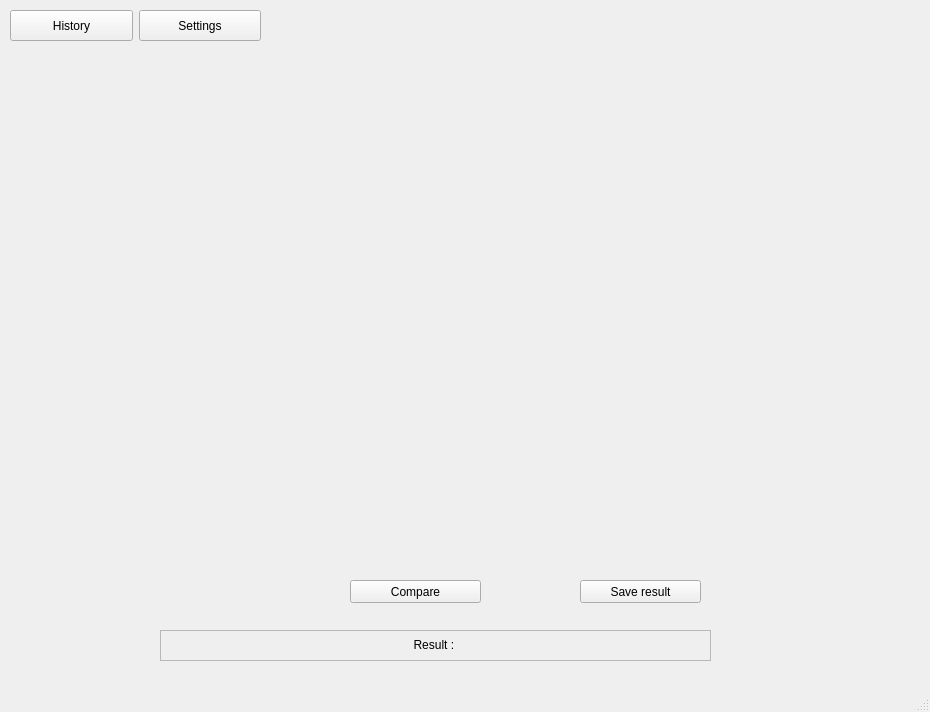
<?xml version="1.0" encoding="UTF-8"?>
<ui version="4.0">
 <class>MainWindow</class>
 <widget class="QMainWindow" name="MainWindow">
  <property name="geometry">
   <rect>
    <x>0</x>
    <y>0</y>
    <width>930</width>
    <height>712</height>
   </rect>
  </property>
  <property name="windowTitle">
   <string>MainWindow</string>
  </property>
  <widget class="QWidget" name="centralwidget">
   <widget class="QPushButton" name="compare_text_btn">
    <property name="geometry">
     <rect>
      <x>350</x>
      <y>580</y>
      <width>131</width>
      <height>23</height>
     </rect>
    </property>
    <property name="text">
     <string>Compare</string>
    </property>
   </widget>
   <widget class="QLabel" name="result_label">
    <property name="geometry">
     <rect>
      <x>160</x>
      <y>630</y>
      <width>551</width>
      <height>31</height>
     </rect>
    </property>
    <property name="focusPolicy">
     <enum>Qt::ClickFocus</enum>
    </property>
    <property name="layoutDirection">
     <enum>Qt::RightToLeft</enum>
    </property>
    <property name="frameShape">
     <enum>QFrame::StyledPanel</enum>
    </property>
    <property name="frameShadow">
     <enum>QFrame::Plain</enum>
    </property>
    <property name="lineWidth">
     <number>-1</number>
    </property>
    <property name="text">
     <string>Result : </string>
    </property>
    <property name="alignment">
     <set>Qt::AlignCenter</set>
    </property>
   </widget>
   <widget class="QWidget" name="horizontalLayoutWidget">
    <property name="geometry">
     <rect>
      <x>10</x>
      <y>60</y>
      <width>861</width>
      <height>491</height>
     </rect>
    </property>
    <layout class="QHBoxLayout" name="horizontalLayout">
     <property name="spacing">
      <number>34</number>
     </property>
     <property name="leftMargin">
      <number>0</number>
     </property>
     <property name="topMargin">
      <number>0</number>
     </property>
     <property name="rightMargin">
      <number>0</number>
     </property>
     <property name="bottomMargin">
      <number>0</number>
     </property>
     <item>
      <widget class="DisplayTextWidget" name="widget" native="true"/>
     </item>
     <item>
      <widget class="DisplayTextWidget" name="widget_2" native="true"/>
     </item>
    </layout>
   </widget>
   <widget class="QPushButton" name="save_result_btn">
    <property name="geometry">
     <rect>
      <x>580</x>
      <y>580</y>
      <width>121</width>
      <height>23</height>
     </rect>
    </property>
    <property name="sizePolicy">
     <sizepolicy hsizetype="Expanding" vsizetype="Fixed">
      <horstretch>0</horstretch>
      <verstretch>0</verstretch>
     </sizepolicy>
    </property>
    <property name="text">
     <string>Save result</string>
    </property>
   </widget>
   <widget class="QWidget" name="horizontalLayoutWidget_2">
    <property name="geometry">
     <rect>
      <x>10</x>
      <y>10</y>
      <width>251</width>
      <height>31</height>
     </rect>
    </property>
    <layout class="QHBoxLayout" name="horizontalLayout_2">
     <item>
      <widget class="QPushButton" name="history_btn">
       <property name="sizePolicy">
        <sizepolicy hsizetype="Preferred" vsizetype="Minimum">
         <horstretch>0</horstretch>
         <verstretch>0</verstretch>
        </sizepolicy>
       </property>
       <property name="text">
        <string>History</string>
       </property>
      </widget>
     </item>
     <item>
      <widget class="QToolButton" name="settings_btn">
       <property name="sizePolicy">
        <sizepolicy hsizetype="Preferred" vsizetype="Minimum">
         <horstretch>0</horstretch>
         <verstretch>0</verstretch>
        </sizepolicy>
       </property>
       <property name="text">
        <string>Settings</string>
       </property>
      </widget>
     </item>
    </layout>
   </widget>
  </widget>
  <widget class="QMenuBar" name="menubar">
   <property name="geometry">
    <rect>
     <x>0</x>
     <y>0</y>
     <width>930</width>
     <height>21</height>
    </rect>
   </property>
  </widget>
  <widget class="QStatusBar" name="statusbar"/>
  <action name="actions1">
   <property name="text">
    <string>s1</string>
   </property>
  </action>
  <action name="actions2">
   <property name="text">
    <string>s2</string>
   </property>
  </action>
  <action name="actions3">
   <property name="text">
    <string>s3</string>
   </property>
  </action>
 </widget>
 <customwidgets>
  <customwidget>
   <class>DisplayTextWidget</class>
   <extends>QWidget</extends>
   <header>custom_widgets.h</header>
   <container>1</container>
  </customwidget>
 </customwidgets>
 <resources/>
 <connections/>
</ui>
